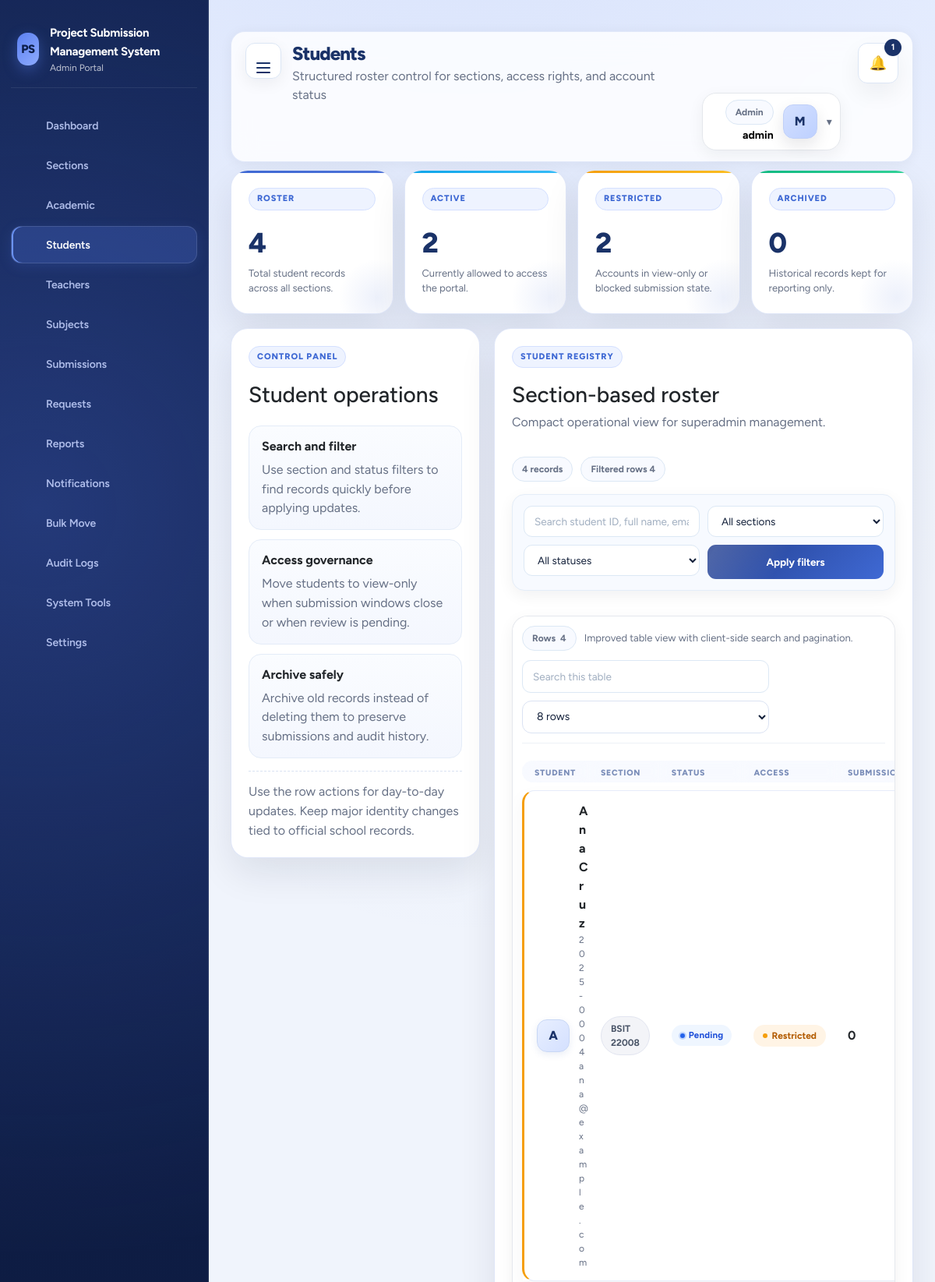
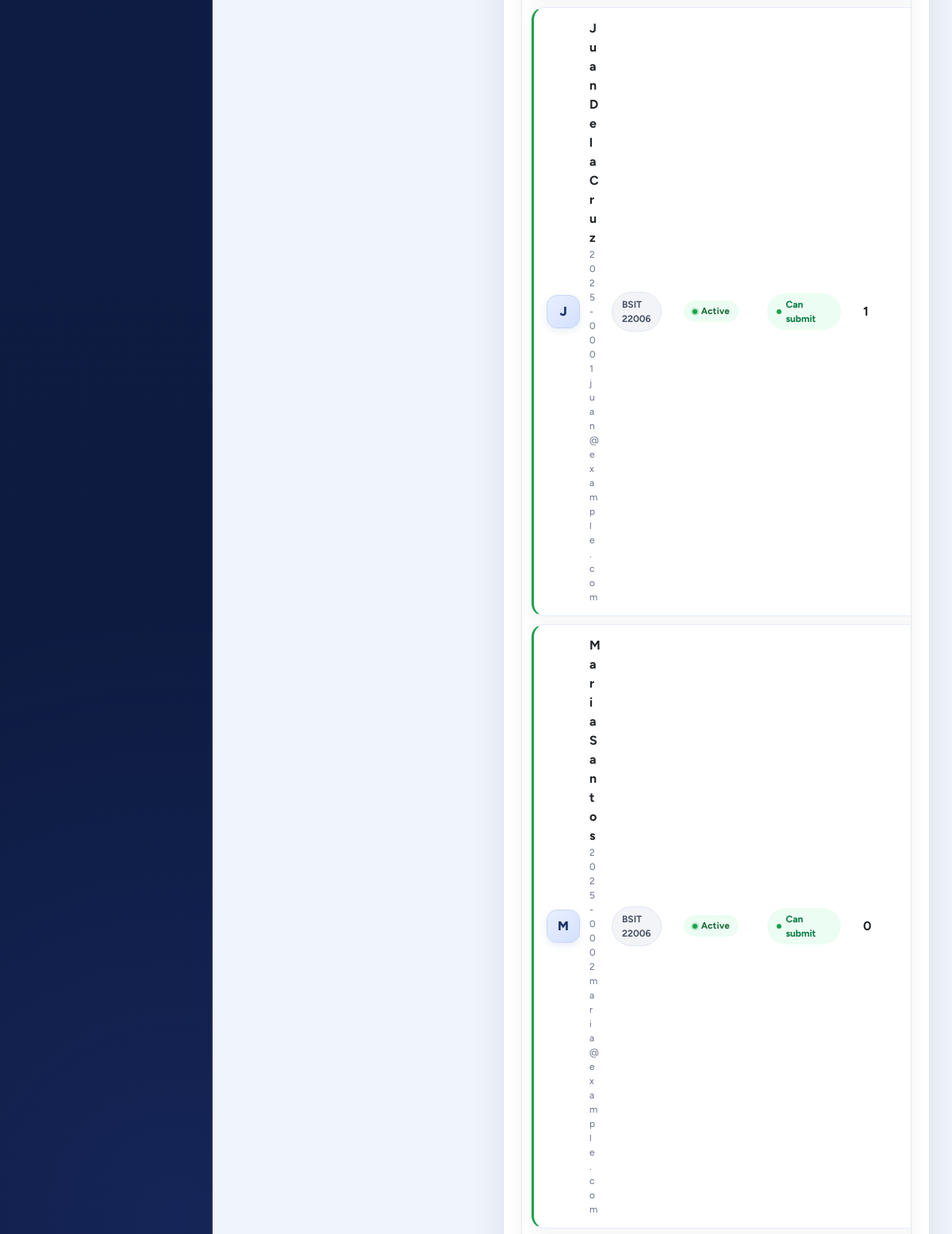
The app's page /project/admin/students.php (signed in, upper part) with its own data (2 pictures, top to bottom).
### tables this page shows
CREATE TABLE students (
    id INT AUTO_INCREMENT PRIMARY KEY,
    student_id VARCHAR(50) NOT NULL UNIQUE,
    full_name VARCHAR(150) NOT NULL,
    email VARCHAR(150) NOT NULL UNIQUE,
    username VARCHAR(100) NOT NULL UNIQUE,
    password_hash VARCHAR(255) NOT NULL,
    avatar_path VARCHAR(255) NULL,
    section_id INT NOT NULL,
    account_status ENUM('pending', 'active', 'view_only', 'inactive', 'archived') NOT NULL DEFAULT 'pending',
    can_submit TINYINT(1) NOT NULL DEFAULT 1,
    created_at TIMESTAMP DEFAULT CURRENT_TIMESTAMP,
    updated_at TIMESTAMP DEFAULT CURRENT_TIMESTAMP ON UPDATE CURRENT_TIMESTAMP,
    CONSTRAINT fk_students_section FOREIGN KEY (section_id) REFERENCES sections(id) ON DELETE RESTRICT ON UPDATE CASCADE
);

CREATE TABLE sections (
    id INT AUTO_INCREMENT PRIMARY KEY,
    section_name VARCHAR(100) NOT NULL,
    school_year_id INT NOT NULL,
    semester_id INT NOT NULL,
    status ENUM('active', 'inactive', 'archived') NOT NULL DEFAULT 'active',
    notes TEXT NULL,
    created_at TIMESTAMP DEFAULT CURRENT_TIMESTAMP,
    updated_at TIMESTAMP DEFAULT CURRENT_TIMESTAMP ON UPDATE CURRENT_TIMESTAMP,
    CONSTRAINT fk_sections_school_year FOREIGN KEY (school_year_id) REFERENCES school_years(id) ON DELETE RESTRICT ON UPDATE CASCADE,
    CONSTRAINT fk_sections_semester FOREIGN KEY (semester_id) REFERENCES semesters(id) ON DELETE RESTRICT ON UPDATE CASCADE,
    UNIQUE KEY uniq_section_year_sem (section_name, school_year_id, semester_id)
);

### project/backend/config/app.php (called while the page is built, shortened)
<?php
function h(?string $value): string { return htmlspecialchars((string) $value, ENT_QUOTES, 'UTF-8'); }

### project/admin/students.php (the view, shortened to what this page needs)
<?php
require_once __DIR__ . '/../backend/helpers/query.php';
$pdo = pdo();
$search = trim($_GET['q'] ?? '');
$sql = 'SELECT st.*, sec.section_name, (SELECT COUNT(*) FROM submissions sub WHERE sub.student_id = st.id AND sub.status <> "archived") AS total_submissions FROM students st JOIN sections sec ON sec.id = st.section_id WHERE 1=1';
$params = [];
$sql .= ' ORDER BY FIELD(st.account_status, "active","view_only","inactive","archived"), st.created_at DESC';
$stmt = $pdo->prepare($sql);
$stmt->execute($params);
$students = $stmt->fetchAll();
$stats = [
  'total' => (int) $pdo->query('SELECT COUNT(*) FROM students')->fetchColumn(),
  'active' => (int) $pdo->query("SELECT COUNT(*) FROM students WHERE account_status = 'active'")->fetchColumn(),
  'restricted' => (int) $pdo->query('SELECT COUNT(*) FROM students WHERE can_submit = 0')->fetchColumn(),
  'archived' => (int) $pdo->query("SELECT COUNT(*) FROM students WHERE account_status = 'archived'")->fetchColumn(),
];
require_once __DIR__ . '/../backend/partials/header.php';
?>
<div class="admin-students-shell">
  <section class="admin-stats-grid compact-stats-grid">
    <article class="card metric-card compact-metric-card">
      <span class="eyebrow">Roster</span>
      <h3><?= number_format($stats['total']) ?></h3>
      <p class="muted">Total student records across all sections.</p>
    </article>
    <article class="card metric-card compact-metric-card">
      <span class="eyebrow">Active</span>
      <h3><?= number_format($stats['active']) ?></h3>
      <p class="muted">Currently allowed to access the portal.</p>
    </article>
    <article class="card metric-card compact-metric-card">
      <span class="eyebrow">Restricted</span>
      <h3><?= number_format($stats['restricted']) ?></h3>
      <p class="muted">Accounts in view-only or blocked submission state.</p>
    </article>
    <article class="card metric-card compact-metric-card">
      <span class="eyebrow">Archived</span>
      <h3><?= number_format($stats['archived']) ?></h3>
      <p class="muted">Historical records kept for reporting only.</p>
    </article>
  </section>
  <section class="admin-students-layout">
    <aside class="card admin-students-panel">
      <div class="panel-head">
        <div>
          <p class="eyebrow">Control panel</p>
          <h3>Student operations</h3>
        </div>
      </div>
      <div class="control-stack">
        <div class="control-item">
          <strong>Search and filter</strong>
          <p>Use section and status filters to find records quickly before applying updates.</p>
        </div>
        <div class="control-item">
          <strong>Access governance</strong>
          <p>Move students to view-only when submission windows close or when review is pending.</p>
        </div>
        <div class="control-item">
          <strong>Archive safely</strong>
          <p>Archive old records instead of deleting them to preserve submissions and audit history.</p>
        </div>
      </div>
      <div class="panel-note soft-note">
        Use the row actions for day-to-day updates. Keep major identity changes tied to official school records.
      </div>
    </aside>
    <div class="card admin-students-main">
      <div class="admin-table-header">
        <div>
          <p class="eyebrow">Student registry</p>
          <h3>Section-based roster</h3>
          <p class="muted">Compact operational view for superadmin management.</p>
        </div>
        <div class="table-head-actions">
          <span class="pill soft">Filtered rows <?= count($students) ?></span>
        </div>
      </div>
      <form method="get" class="filter-row admin-filter-row admin-students-filters">
        <input name="q" placeholder="Search student ID, full name, email" value="<?= h($search) ?>">
        <select name="section_id">
          <option value="0">All sections</option>
        </select>
        <select name="status">
          <option value="">All statuses</option>
        </select>
        <button class="btn" type="submit">Apply filters</button>
      </form>
      <div class="table-wrap admin-compact-table-wrap">
        <table class="table-redesign">
          <thead>
            <tr>
              <th>Student</th>
              <th>Section</th>
              <th>Status</th>
              <th>Access</th>
              <th>Submissions</th>
            </tr>
          </thead>
          <tbody>
          <?php foreach ($students as $row): ?>
            <tr>
              <td data-label="Student">
                <div class="admin-person-cell">
                  <div class="admin-avatar"><?= strtoupper(substr(trim((string) $row['full_name']), 0, 1)) ?></div>
                  <div>
                    <strong><?= h($row['full_name']) ?></strong>
                    <div class="muted small"><?= h($row['student_id']) ?></div>
                    <div class="muted small"><?= h($row['email']) ?></div>
                  </div>
                </div>
              </td>
              <td data-label="Section"><span class="pill neutral"><?= h($row['section_name']) ?></span></td>
              <td data-label="Status"><?= status_badge($row['account_status']) ?></td>
              <td data-label="Access">
                <span class="admin-access-badge <?= $row['can_submit'] ? 'allow' : 'restrict' ?>">
                  <?= $row['can_submit'] ? 'Can submit' : 'Restricted' ?>
                </span>
              </td>
              <td data-label="Submissions"><strong><?= (int) $row['total_submissions'] ?></strong></td>
            </tr>
          <?php endforeach; ?>
          </tbody>
        </table>
      </div>
    </div>
  </section>
</div>
</div>
<?php require_once __DIR__ . '/../backend/partials/footer.php'; ?>

### project/backend/helpers/query.php (shortened to what this page needs)
<?php
function status_badge(string $status): string {
    return '<span class="status ' . h($status) . '">' . h(ucwords(str_replace('_', ' ', $status))) . '</span>';
}

### records on screen
students: id "4", section "2", full_name "A", full_name "Ana Cruz", student "2025-0004", email "ana@example.com", section.section_name "BSIT 22008", account_status "Pending", can_submit "Restricted", total_submissions "0"
students: full_name "J", full_name "Juan Dela Cruz", student "2025-0001", email "juan@example.com", section.section_name "BSIT 22006", account_status "Active", can_submit "Can submit", total_submissions "1"
students: full_name "M", full_name "Maria Santos", student "2025-0002", email "maria@example.com", section.section_name "BSIT 22006", account_status "Active", can_submit "Can submit", total_submissions "0"

### other values on screen
APP_NAME "Project Submission Management System"
$role "Admin"
$label "Dashboard"
$label "Sections"
$label "Academic"
$label "Students"
$label "Teachers"
$label "Subjects"
$label "Submissions"
$label "Requests"
$label "Reports"
$label "Notifications"
$label "Bulk Move"
$label "Audit Logs"
$label "System Tools"
